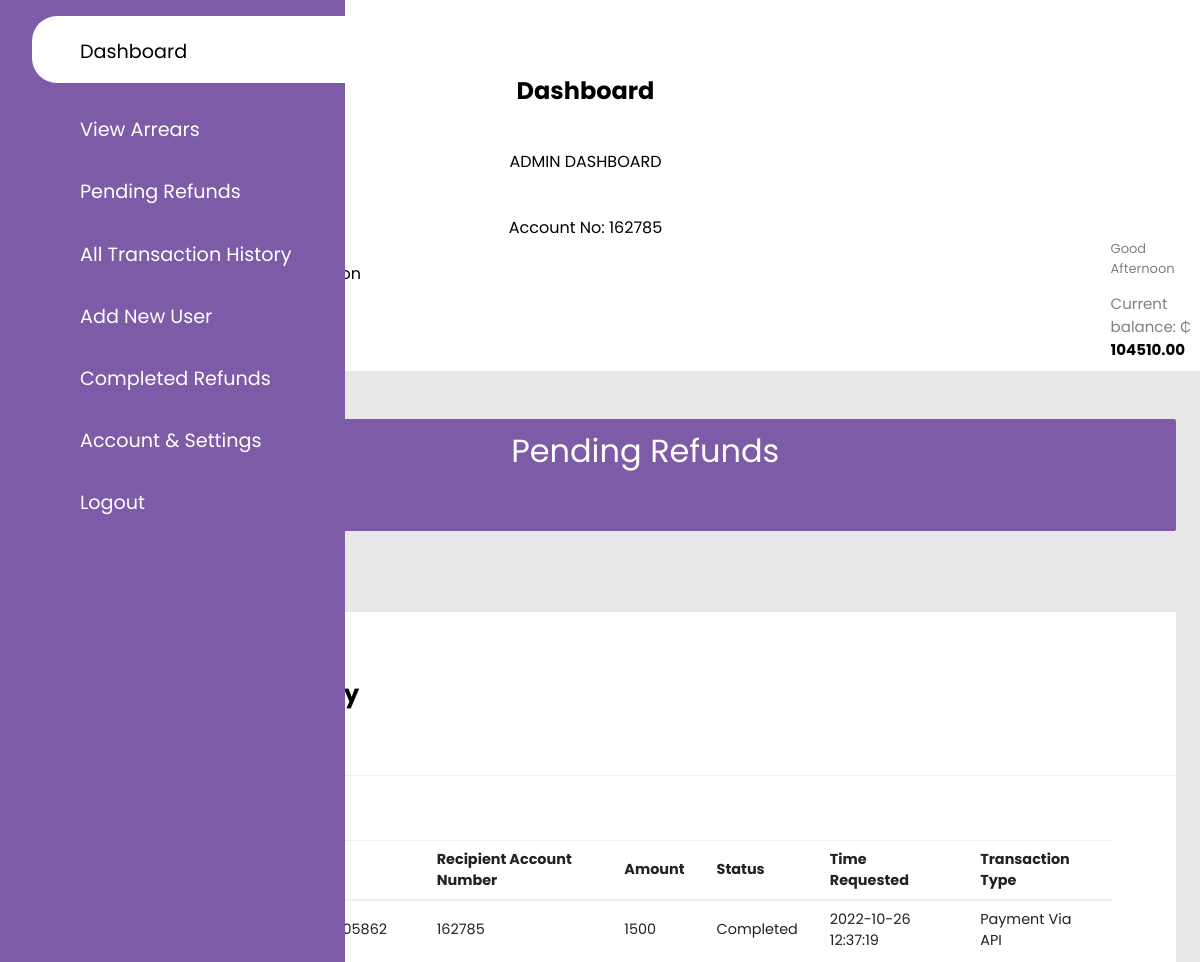
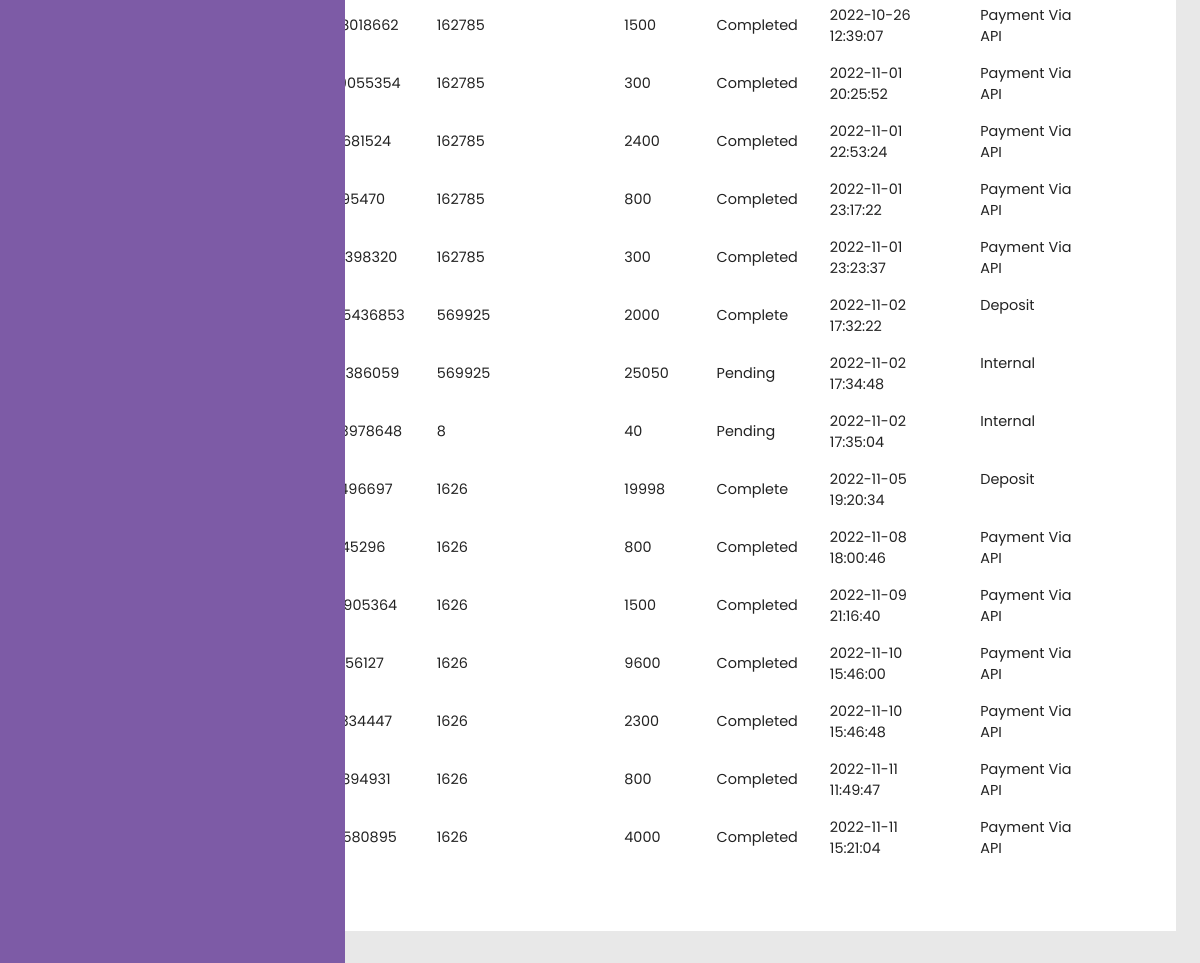
The app's page /views/adminMain.php (signed in) with its own data (2 pictures, top to bottom).
### tables this page shows
CREATE TABLE `users` (
  `id` int(11) NOT NULL,
  `bank_account_number` int(200) NOT NULL,
  `firstname` varchar(11) NOT NULL,
  `lastname` varchar(222) NOT NULL,
  `phone_number` int(200) NOT NULL,
  `email` varchar(200) NOT NULL,
  `password` varchar(200) NOT NULL,
  `balance` decimal(65,2) DEFAULT NULL,
  `api_key` varchar(222) NOT NULL,
  `otp` int(222) DEFAULT NULL,
  `position` varchar(200) NOT NULL,
  `arrears` int(11) DEFAULT NULL
);

CREATE TABLE `topup` (
  `transaction_id` varchar(200) NOT NULL,
  `requester_id` int(200) NOT NULL,
  `recipient_id` int(200) NOT NULL,
  `amount` int(200) NOT NULL,
  `status` varchar(200) NOT NULL,
  `reference` text NOT NULL,
  `type` varchar(222) NOT NULL,
  `time_requested` datetime NOT NULL DEFAULT current_timestamp()
);

### model/Interactions.php (the view, shortened to what this page needs)
<?php
class Interaction{
    private $con;
    private $table = "users";
    private $table1 = "topup";
    public $requester_id;
    public function __construct($db){
        $this->con=$db;
    }
        public function adminhistory(){
            $query = "SELECT * FROM " . $this->table1 ;
            $stmt = $this->con->prepare($query);
            $stmt->execute();
            while($row = $stmt->fetch()){
									echo '<td>' .  $row ["transaction_id"] . '</td>';
									echo '<td>' .  $row ["recipient_id"] . '</td>';
									echo '<td>' .  $row ["amount"] . '</td>';
									echo '<td>' .  $row ["status"] . '</td>';
                                    echo '<td>' .  $row ["time_requested"] . '</td>';
                                    echo '<td>' .  $row ["type"] . '</td>';
                                }
        }
        public function count(){
            $query = "SELECT * FROM " . $this->table1 . " WHERE requester_id = :id ";
            $stmt = $this->con->prepare($query);
            $stmt->bindParam(':id', $this->requester_id);
            $stmt->execute();
            $row = $stmt -> rowCount();
            return $row;
        }
        public function fetchassoc(){
            $query = "SELECT * FROM " . $this->table . " WHERE id = :id  limit 0,1";
            $stmt = $this->con->prepare($query);
            $stmt->bindParam(':id', $_SESSION['my_id']);
            $stmt->execute();
            $row = $stmt->fetch(PDO::FETCH_ASSOC);
            $details = array(
                "id" => $row['id'],
                "bank_account_number" => $row['bank_account_number'],
                "firstname" =>$row['firstname'],
                "lastname" =>$row['lastname'],
                "phone_number" => $row['phone_number'],
                "email" => $row['email'],
                "balance" => $row['balance'],
                "api_key" => $row['api_key']
            );
            return json_encode($details);
        }
}

### views/adminMain.php (shortened to what this page needs)
<?php
include ("../model/Interactions.php");
$database = new Database;
$db = $database->connect();
$interact = new Interaction($db);
$all = $interact->fetchassoc();
$obj = json_decode($all);
$interact->requester_id = $obj->bank_account_number;
?>
<html>
    <head>
        <link rel="stylesheet" type="text/css" href="../styles/mainpage.css">
        <link rel="stylesheet" href="https://maxst.icons8.com/vue-static/landings/line-awesome/line-awesome/1.3.0/css/line-awesome.min.css">
    </head>
    <body>
	<div class="sidebar">
		<div class="sidebar-menu">
			<ul>
				<li><a href="adminMain.php" class="active"><span class="las la-bars"></span><span>Dashboard</span></a></li>
				<li><a href="adminArrears.php"><span class="las la-file-invoice-dollar"></span><span>View Arrears</span></a></li>
				<li><a href="adminPending.php"><span class="las la-hourglass-half"></span><span>Pending Refunds</span></a></li>
				<li><a href="adminHistory.php"><span class="las la-history"></span><span>All Transaction History</span></a></li>
				<li><a href="adminAdduser.php"><span class="las la-plus"></span><span>Add New User</span></a></li>
				<li><a href="adminDeposit.php"><span class="las la-check-circle"></span><span>Completed Refunds</span></a></li>
				<li><a href="adminU_profile.php"><span class="las la-user-circle"></span><span>Account & Settings</span></a></li>
				<li><a href="adminlogout.php"><span class="las la-sign-out-alt"></span><span>Logout</span> </a></li>
			</ul>
		</div>
	</div>
    <div class="main-content">
	<header>
		<div class="h4">
			<label for="nav-toggle">
				<span class="las la-unlock" id="lock"></span>
			</label>
			Click to <b style="color:red">lock</b>/<b style="color:green">unlock</b> dashboard menu
</div>
<h2 id="account">Dashboard</h2>
<div id="account"> ADMIN DASHBOARD</div>
<div id="account">Account No: <?php echo $obj->bank_account_number;?></div>
<div class="user-wrapper">
				<p id="greeting"></p>
				 <p id="balance">Current balance: &#8373 <b><?php echo $obj->balance;?></b></p>
			</div>
			<div class="user-wrapper">
			Welcome Admin <?php echo $obj->firstname; echo '&nbsp'. $obj->lastname; ?>
			</div>
	</header>
    </div>
	<main>
		<div class="cards">
		<a href="adminPending.php" style="text-decoration: none; color: black;">
			<div class="card-single">
				<div class="n">
					<span><?php
?> Pending Refunds</span><span class="las la-hourglass-half"></span>
				</div>
			</div>
		</a>
		</div>
		<br>
		<?php if($interact->count() >= 1 ){ ?>
		<a href="adminHistory.php" style="text-decoration: none; color: black;">
		 	<div class="recent-grid">
			<div class="projects">
				<div class="card">
					<div class="card-header">
						<h2>All Users History</h2>
					</div>
					<div class="card-body">
					<div class="table-responsive">
									<table width="100%">
							<thead>
								<tr>
									<td>Transaction ID</td>
									<td>Recipient Account Number</td>
									<td>Amount</td>
									<td>Status</td>
									<td>Time Requested</td>
									<td>Transaction Type</td>
								</tr>
							</thead>
							<tbody>
								<?php echo $interact->adminhistory(); }else{?><div class="nothing"><?php echo "No Transaction History";?></div><?php }?>
							</tbody>
						</table>
					</div>
					</div>
				</div>
			</div>
		</div>
	</main>
    </body>
</html>

### styles/mainpage.css (style rules this page uses)
* { list-style: none; margin: 0; padding: 0; font-family: "Poppins", sans-serif; list-style-type: none; }
.sidebar { width: 345px; position: fixed; top: 0; left: 0; height: 100%; background: #7d5ba6; z-index: 100; transition: width 300ms; }
.main-content { transition: margin-left 300ms; margin-left: 400px; }
.sidebar-menu { margin-top: 1rem; }
.sidebar-menu li { width: 100%; margin-bottom: 1.7rem; padding-left: 2rem; }
.sidebar-menu a { display: block; color: #fff; font-size: 1.2rem; text-decoration: none; padding-left: 1rem; }
.sidebar-menu a span:first-child { font-size: 1.5rem; padding-right: 1rem; padding-left: 1rem; }
.sidebar-menu a.active { background: #fff; color: black; padding-top: 1rem; padding-bottom: 1rem; border-radius: 25px 0px 0px 25px; transition: 0.4s; z-index: 2; }
header .h4 { color: #222; padding-top: 1%; padding-left: 1%; font-size: 10px; }
header label span { font-size: 1.7rem; padding-left: 1rem; }
.user-wrapper { display: flex; align-items: center; padding-left: 2%; }
.user-wrapper p { display: inline-block; color: grey; padding-bottom: 2%; }
.user-wrapper p b { display: inline-block; color: black; }
#greeting { position: absolute; margin-left: 85%; margin-top: 1%; font-weight: 400; font-size: 13px; padding-bottom: 1rem; }
#balance { position: absolute; margin-left: 85%; margin-top: 15%; font-weight: 400; font-size: 15px; padding-bottom: 3rem; }
#account { display: flex; justify-content: center; padding: 2%; }
main { margin-top: 85px; padding: 2rem 1.5rem; background: #e8e8e8; min-height: calc(100vh - 85px); }
.cards { display: grid; grid-template-columns: repeat(1, 1fr); grid-gap: 2rem; margin-top: 1rem; margin-left: 3%; }
.card-single { display: flex; justify-content: space-between; background: #fff; padding: 2rem; border-radius: 2px; margin-left: 5%; }
.card-single div:last-child span { font-size: 2rem; color: #7d5ba6; }
.card-single div:first-child span { color: black; }
.card-single:last-child { background: #7d5ba6; }
.card-single:last-child h1, .card-single:last-child div:last-child span, .card-single:last-child div:first-child span { color: #fff; }
.recent-grid { margin-top: 3.5rem; margin-left: 4.5rem; display: gid; grid-template-columns: 70% auto; }
.card-single { display: flex; justify-content: space-between; background: #fff; padding: 2rem; border-radius: 2px; }
.n { position: relative; left: 50%; top: 50%; transform: translate(-50%, -50%); }
.card-single div:last-child span { font-size: 2rem; }
.card { background: #fff; }
.card-header, .card-body { padding: 4rem; }
.card-header { display: flex; justify-content: space-between; align-items: center; border-bottom: 1px solid #f0f0f0; }
table { border-collapse: collapse; }
thead tr { border-top: 1px solid #f0f0f0; border-bottom: 2px solid #f0f0f0; }
thead td { font-weight: 700; }
td { padding: 0.5rem 1rem; font-size: 0.9rem; color: #222; }
tr td:last-child { display: flex; align-items: center; }
.table-responsive { width: 100%; overflow-x: auto; }
@media only screen and (max-width: 1200px) { .sidebar { width: 70px; } }
@media only screen and (max-width: 1200px) { .sidebar .sidebar-brand, .sidebar li { padding-left: 1rem; text-align: center; } }
@media only screen and (max-width: 1200px) { .sidebar li a { padding-left: 0rem; } }
@media only screen and (max-width: 1200px) { .main-content { margin-left: 70px; } }
@media only screen and (max-width: 1200px) { .main-content header { width: calc(100% - 99px); left: 70px; } }

### records on screen
users: bank_account_number "162785", balance "104510.00", firstname "Messiah", lastname "Lukeson"
topup: transaction_id "TXD635929ff216e38.22405862", recipient "162785", amount "1500", status "Completed", time_requested "2022-10-26 12:37:19", type "Payment Via API"
topup: transaction_id "TXD63592a6b8c0230.68018662", recipient "162785", amount "1500", status "Completed", time_requested "2022-10-26 12:39:07", type "Payment Via API"
topup: transaction_id "TXD636180d067ab64.99055354", recipient "162785", amount "300", status "Completed", time_requested "2022-11-01 20:25:52", type "Payment Via API"
topup: transaction_id "TXD6361a364afb007.58681524", recipient "162785", amount "2400", status "Completed", time_requested "2022-11-01 22:53:24", type "Payment Via API"
topup: transaction_id "TXD6361a902138886.11595470", recipient "162785", amount "800", status "Completed", time_requested "2022-11-01 23:17:22", type "Payment Via API"
topup: transaction_id "TXD6361aa79e98094.79398320", recipient "162785", amount "300", status "Completed", time_requested "2022-11-01 23:23:37", type "Payment Via API"
topup: transaction_id "TXD6362a9a6636a69.85436853", recipient "569925", amount "2000", status "Complete", time_requested "2022-11-02 17:32:22", type "Deposit"
topup: transaction_id "TXD6362aa380a9051.79386059", recipient "569925", amount "25050", status "Pending", time_requested "2022-11-02 17:34:48", type "Internal"
topup: transaction_id "TXD6362aa48523ab2.23978648", recipient "8", amount "40", status "Pending", time_requested "2022-11-02 17:35:04", type "Internal"
topup: transaction_id "TXD6366b7826fb2b3.17496697", recipient "1626", amount "19998", status "Complete", time_requested "2022-11-05 19:20:34", type "Deposit"
topup: transaction_id "TXD636a994ec40f17.41145296", recipient "1626", amount "800", status "Completed", time_requested "2022-11-08 18:00:46", type "Payment Via API"
topup: transaction_id "TXD636c18b89ada13.95905364", recipient "1626", amount "1500", status "Completed", time_requested "2022-11-09 21:16:40", type "Payment Via API"
topup: transaction_id "TXD636d1cb872e148.91556127", recipient "1626", amount "9600", status "Completed", time_requested "2022-11-10 15:46:00", type "Payment Via API"
topup: transaction_id "TXD636d1ce809e268.12334447", recipient "1626", amount "2300", status "Completed", time_requested "2022-11-10 15:46:48", type "Payment Via API"
topup: transaction_id "TXD636e36db2f1c09.95894931", recipient "1626", amount "800", status "Completed", time_requested "2022-11-11 11:49:47", type "Payment Via API"
topup: transaction_id "TXD636e6860917393.75580895", recipient "1626", amount "4000", status "Completed", time_requested "2022-11-11 15:21:04", type "Payment Via API"
